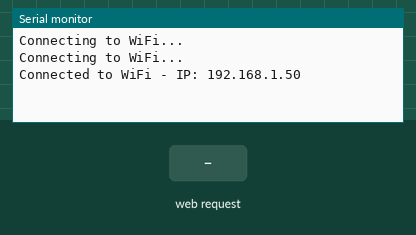
A sketch run on a simulated ESP32. Parts: the last lines printed to the serial monitor. The test bench sets the inputs (shaded band). WiFi joins after 1.5 s; servers stay silent unless stated.

Above: at 3.2 s.
3.3 s: HTTP request GET /kick received
At 3.8 s:
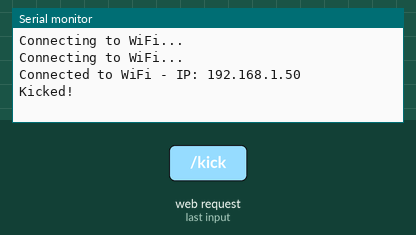
4.8 s: HTTP request GET /frwd received
At 6.0 s:
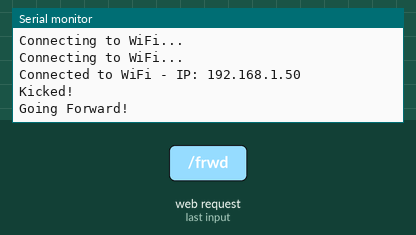
6.3 s: HTTP request GET /bkwd received
At 7.3 s:
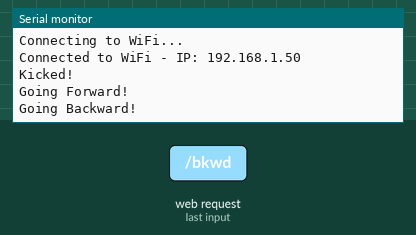
7.8 s: HTTP request GET /left received
At 8.4 s:
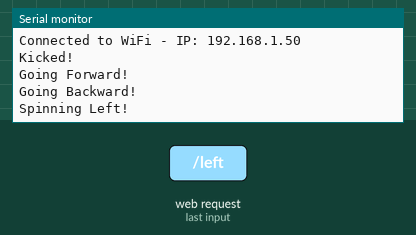
9.3 s: HTTP request GET /rigt received
At 10.5 s:
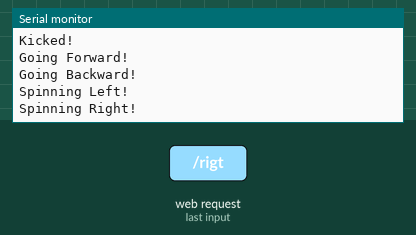
10.8 s: HTTP request GET /serl received
At 11.9 s:
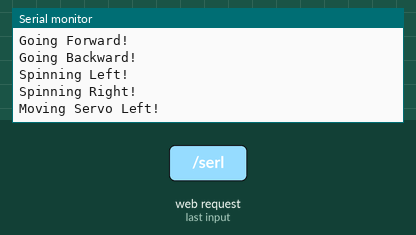

The sketch:

ESPWIFICODE.ino
```cpp
#include <WiFi.h>
#include <WiFiClient.h>
#include <ESPAsyncWebServer.h>

//const char* ssid = "BELL603";
//const char* password = "AD744EAC157D";

const char* ssid = "Matts Phone";
const char* password = "MattsHotspot";

const int uartTxPin = 4; // TX pin on ESP32

AsyncWebServer server(80);

bool isSignalOn = true; // Variable to track the signal state


void serr() {
  Serial2.print("n/serr");
  Serial.println("Moving Servo Right!");
}


void serm() {
  Serial2.print("n/serm");
  Serial.println("Moving Servo Middle!");
}


void serl() {
  Serial2.print("n/serl");
  Serial.println("Moving Servo Left!");
}


void rigt() {
  Serial2.print("n/rigt");
  Serial.println("Spinning Right!");
}

void left() {
  Serial2.print("n/left");
  Serial.println("Spinning Left!");
}


void bkwd() {
  Serial2.print("n/bkwd");
  Serial.println("Going Backward!");
}


void frwd() {
  Serial2.print("n/frwd");
  Serial.println("Going Forward!");
}


void kick() {
  Serial2.print("n/kick");
  Serial.println("Kicked!");
}


void setup() {
  Serial.begin(9600);
  Serial2.begin(9600, SERIAL_8N1, 2, uartTxPin);

  // Connect to Wi-Fi
  WiFi.begin(ssid, password);
  while (WiFi.status() != WL_CONNECTED) {
    delay(1000);
    Serial.println("Connecting to WiFi...");

  }
  Serial.print("Connected to WiFi - IP: ");
  Serial.println(WiFi.localIP());

  // HTTP server routes
  server.on("/", HTTP_GET, [](AsyncWebServerRequest *request){
    request->send(200, "text/html", "<html><body>"
      "<button onclick=\"sendData('n/frwd')\">Forward</button>"
      "<button onclick=\"sendData('n/bkwd')\">Backwards</button>"
      "<button onclick=\"sendData('n/left')\">Left</button>"
      "<button onclick=\"sendData('n/rigt')\">Right</button>"
      "<button onclick=\"sendData('n/stop')\">Stop</button>"
      "<button onclick=\"sendData('n/kick')\">Kick</button>"
      "<button onclick=\"sendData('n/circ')\">Circle</button>"
      "<button onclick=\"sendData('n/drbl')\">Dribble</button>"
      "<button onclick=\"sendData('n/serv')\">Servo</button>"
      "<button onclick=\"sendData('n/mlft')\">MoveLeft</button>"
      "<button onclick=\"sendData('n/mrgt')\">MoveRight</button>"
      "<button onclick=\"sendData('n/full')\">Full</button>"
      "<script>"
      "function sendData(value) {"
      "  fetch('/serial?data=' + value);"
      "}"
      "</script></body></html>");
  });

  // Add a new endpoint for sending data directly to Serial2
  server.on("/serial", HTTP_GET, [](AsyncWebServerRequest *request){
    if (request->hasParam("data")) {
      String data = request->getParam("data")->value();
      Serial2.print(data); // Send data directly to Serial2
    }
    request->send(200, "text/plain", "OK");
  });

  // Define HTTP endpoint for receiving kicks
  server.on("/kick", HTTP_GET, [](AsyncWebServerRequest *request) {
    // Handle the kick request here
    kick();
    request->send(200, "text/plain", "Kicked!");
  });

  server.begin();


  // Define HTTP endpoint for receiving kicks
  server.on("/frwd", HTTP_GET, [](AsyncWebServerRequest *request) {
    // Handle the kick request here
    frwd();
    request->send(200, "text/plain", "Going Forward!");
  });

  server.begin();


  // Define HTTP endpoint for receiving kicks
  server.on("/bkwd", HTTP_GET, [](AsyncWebServerRequest *request) {
    // Handle the kick request here
    bkwd();
    request->send(200, "text/plain", "Going Backward!");
  });

  server.begin();


  // Define HTTP endpoint for receiving kicks
  server.on("/left", HTTP_GET, [](AsyncWebServerRequest *request) {
    // Handle the kick request here
    left();
    request->send(200, "text/plain", "Spinning Left!");
  });

  server.begin();


  // Define HTTP endpoint for receiving kicks
  server.on("/rigt", HTTP_GET, [](AsyncWebServerRequest *request) {
    // Handle the kick request here
    rigt();
    request->send(200, "text/plain", "Spinning Right!");
  });

  server.begin();


  // Define HTTP endpoint for receiving kicks
  server.on("/serl", HTTP_GET, [](AsyncWebServerRequest *request) {
    // Handle the kick request here
    serl();
    request->send(200, "text/plain", "Moving Servo Left!");
  });

  server.begin();


  // Define HTTP endpoint for receiving kicks
  server.on("/serm", HTTP_GET, [](AsyncWebServerRequest *request) {
    // Handle the kick request here
    serm();
    request->send(200, "text/plain", "Moving Servo Middle!");
  });

  server.begin();


  // Define HTTP endpoint for receiving kicks
  server.on("/serr", HTTP_GET, [](AsyncWebServerRequest *request) {
    // Handle the kick request here
    serr();
    request->send(200, "text/plain", "Moving Servo Right!");
  });

  server.begin();
}


void loop() {
  // Handle other tasks in the loop
}
```

Measured:
- after the input at 3.3 s, the serial monitor: prints a new line at once (image 1)
- after the input at 4.8 s, the serial monitor: prints a new line at once (image 2)
- after the input at 6.3 s, the serial monitor: prints a new line at once (image 3)
- after the input at 7.8 s, the serial monitor: prints a new line at once (image 4)
- after the input at 9.3 s, the serial monitor: prints a new line at once (image 5)
- after the input at 10.8 s, the serial monitor: prints a new line at once (image 6)
